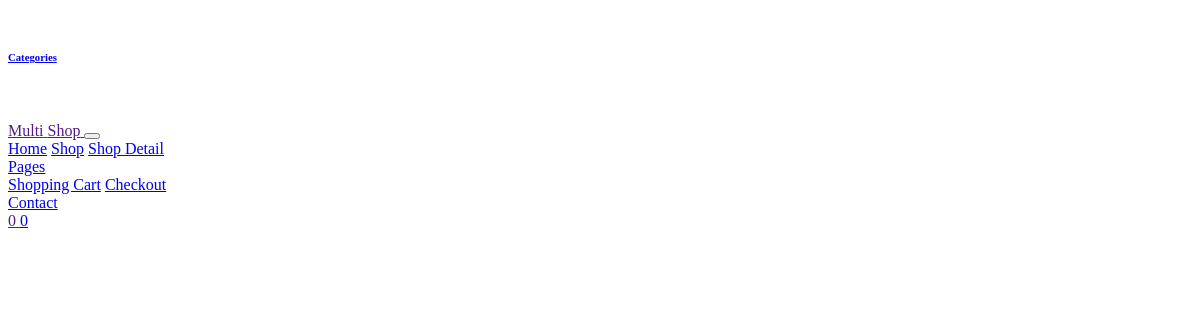
The app's page /products/navbar, older data.
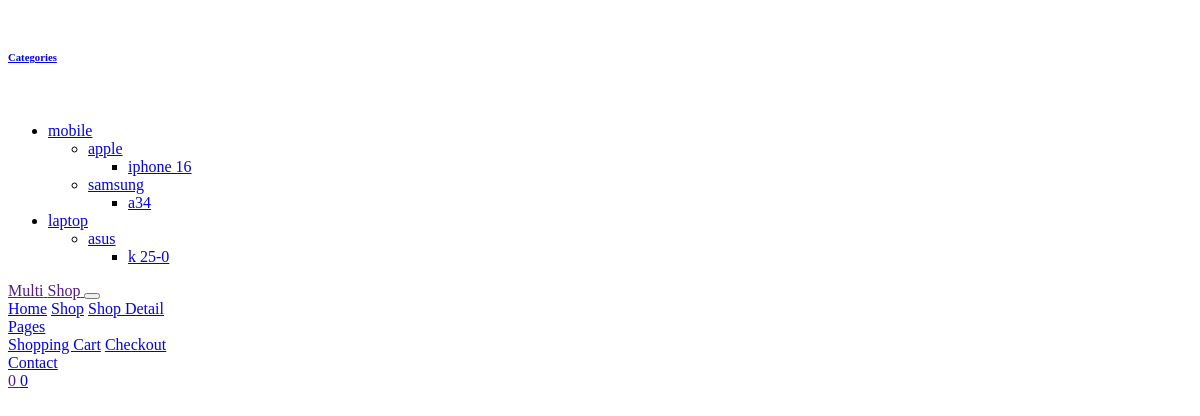
The same page, newer data.
### product/models.py (models this page shows, shortened)
class Category(models.Model):
    name = models.CharField(max_length=50)
    slug = models.SlugField(max_length=50, unique=True)
    parent = models.ForeignKey('self', null=True, blank=True, related_name='children', on_delete=models.CASCADE)

### product/views.py (the view)
# urls.py: path('navbar', views.NavbarPartialView.as_view(), name='navbar'),
class NavbarPartialView(TemplateView):
    template_name = 'includes/navbar.html'

### product/context_processors.py (called while the page is built)
def categories(request):
    roots = Category.objects.filter(parent=None).prefetch_related(
        'children__children__children'
    )
    return {'categories': roots}

def sizes(request):
    roots = Size.objects.all
    return {'sizes': roots}

def colors(request):
    roots = Color.objects.all
    return {'colors': roots}

### product/templatetags/category_tags.py (called while the page is built)
@register.inclusion_tag('product/category_tree.html')
def render_category(category):
    return {'category': category}

### templates/includes/navbar.html (shortened to what this page needs)
{% load category_tags %}
<div class="container-fluid bg-dark mb-30">
    <div class="row px-xl-5">
        <div class="col-lg-3 d-none d-lg-block">
            <a class="btn d-flex align-items-center justify-content-between bg-primary w-100"
               data-toggle="collapse" href="#navbar-vertical" style="height: 65px; padding: 0 30px;">
                <h6 class="text-dark m-0">Categories</h6>
            </a>
            <nav class="collapse position-absolute navbar navbar-vertical navbar-light align-items-start p-0 bg-light"
                 id="navbar-vertical" style="width: calc(100% - 30px); z-index: 999;">
                <ul class="navbar-nav w-100">
                    {% for category in categories %}
                        {% if not category.parent %}
                            {% render_category category %}
                        {% endif %}
                    {% endfor %}
                </ul>
            </nav>
        </div>
        <div class="col-lg-9">
            <nav class="navbar navbar-expand-lg bg-dark navbar-dark py-3 py-lg-0 px-0">
                <a href="" class="text-decoration-none d-block d-lg-none">
                    <span class="h1 text-uppercase text-dark bg-light px-2">Multi</span>
                    <span class="h1 text-uppercase text-light bg-primary px-2 ml-n1">Shop</span>
                </a>
                <button type="button" class="navbar-toggler" data-toggle="collapse" data-target="#navbarCollapse">
                </button>
                <div class="collapse navbar-collapse justify-content-between" id="navbarCollapse">
                    <div class="navbar-nav mr-auto py-0">
                        <a href="index.html" class="nav-item nav-link active">Home</a>
                        <a href="shop.html" class="nav-item nav-link">Shop</a>
                        <a href="detail.html" class="nav-item nav-link">Shop Detail</a>
                        <div class="nav-item dropdown">
                            <a href="#" class="nav-link dropdown-toggle" data-toggle="dropdown">Pages </a>
                            <div class="dropdown-menu bg-primary rounded-0 border-0 m-0">
                                <a href="cart.html" class="dropdown-item">Shopping Cart</a>
                                <a href="checkout.html" class="dropdown-item">Checkout</a>
                            </div>
                        </div>
                        <a href="contact.html" class="nav-item nav-link">Contact</a>
                    </div>
                    <div class="navbar-nav ml-auto py-0 d-none d-lg-block">
                        <a href="" class="btn px-0">
                            <span class="badge text-secondary border border-secondary rounded-circle"
                                  style="padding-bottom: 2px;">0</span>
                        </a>
                        <a href="{% url 'cart:cart-detail' %}" class="btn px-0 ml-3">
                            <span class="badge text-secondary border border-secondary rounded-circle"
                                  style="padding-bottom: 2px;">{{ request.session.cart | length }}</span>
                        </a>
                    </div>
                </div>
            </nav>
        </div>
    </div>
</div>

### product/templates/product/category_tree.html (shortened to what this page needs)
{% load category_tags %}
<li class="nav-item dropdown dropright" data-bs-auto-close="outside">
  <a href="#"
     class="nav-link dropdown-toggle"
     data-toggle="dropdown"
     aria-expanded="false">
    {{ category.name }}
  </a>
  {% if category.children.exists %}
    <ul class="dropdown-menu position-absolute rounded-0 border-0 m-0">
      {% for child in category.children.all %}
        {% render_category child %}
      {% endfor %}
    </ul>
  {% endif %}
</li>

Row changes from the older to the newer data that the page shows:
added Category: name "mobile", shown under "Categories"
added Category: name "apple", shown under "mobile"
added Category: name "iphone 16", shown under "apple"
added Category: name "samsung", shown under "mobile"
added Category: name "a34", shown under "samsung"
added Category: name "laptop", shown under "Categories"
added Category: name "asus", shown under "laptop"
added Category: name "k 25-0", shown under "asus"
